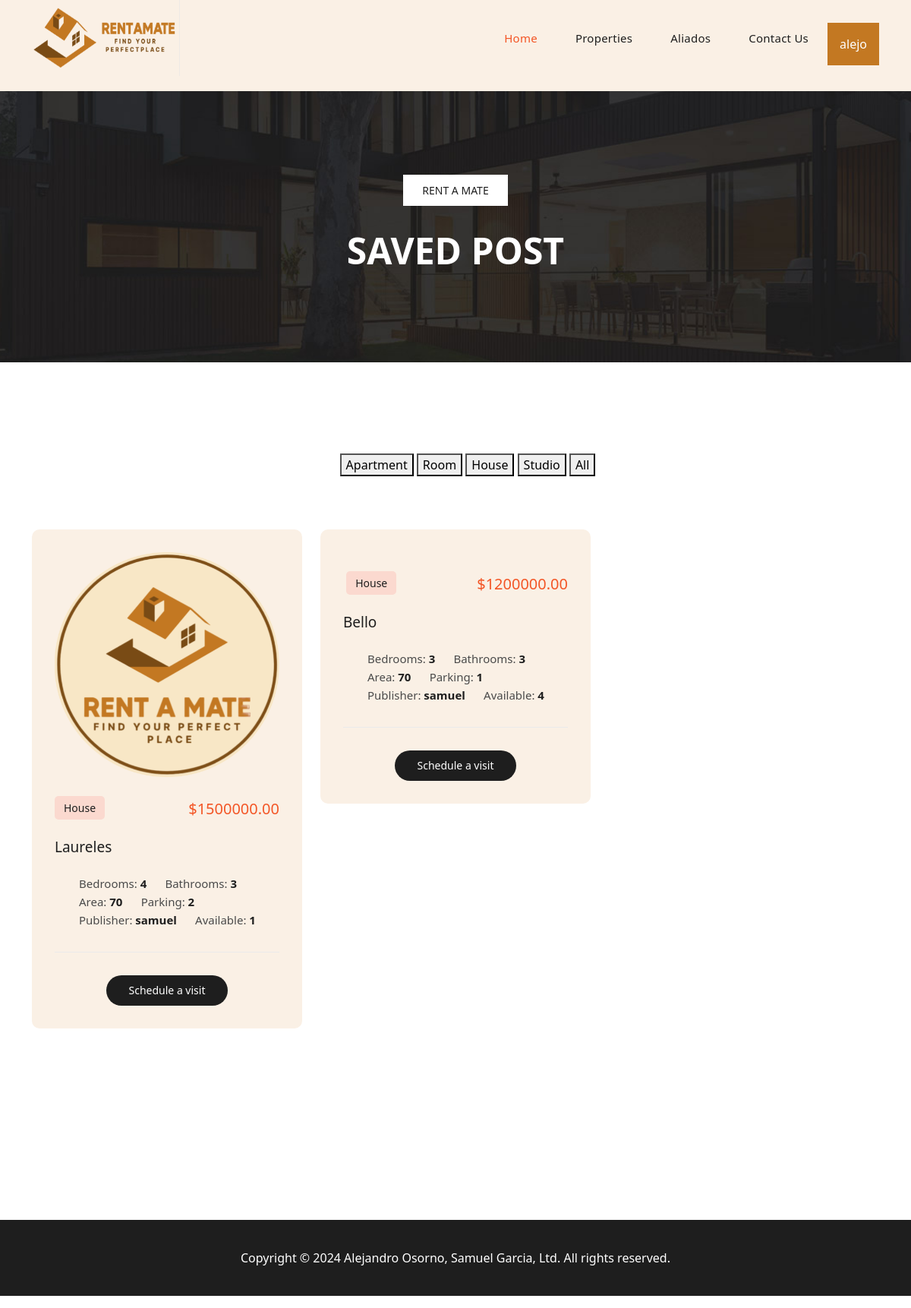
The page /saved/ (signed in) on the database its author committed.
### Publication/models.py (models this page shows, shortened)
class Posts(models.Model):
    publisher = models.ForeignKey(User, on_delete=models.CASCADE)
    acommodation = models.ForeignKey(Acommodation, on_delete=models.CASCADE, null=True)
    created_at = models.DateTimeField(auto_now_add=True)
    review = models.ForeignKey('Reviews', on_delete=models.CASCADE, null=True, blank=True)
    avaliability = models.BooleanField(default=True)

### Renters/models.py (models this page shows, shortened)
class Acommodation(models.Model):
    owner = models.ForeignKey(User, on_delete=models.CASCADE)
    title = models.CharField(max_length=100)
    PUBLICATION_CHOICES = [
        ('Apartment', 'Apartment'),
        ('Room', 'Room'),
        ('Studio', 'Studio'),
        ('House', 'House'),
    ]
    typo = models.CharField(max_length=10, choices=PUBLICATION_CHOICES)
    description = models.TextField()
    price = models.DecimalField(max_digits=10, decimal_places=2)
    location = models.CharField(max_length=100)
    bedrooms = models.IntegerField()
    bathrooms = models.IntegerField()
    parking_slots = models.IntegerField()
    area_m2 = models.IntegerField()
    image = models.ImageField(upload_to='static/media/Utility/Public/apartment_images-uploaded/')
    times_rented = models.IntegerField(default=0)
    created_at = models.DateTimeField(auto_now_add=True)

### Saved/views.py (the view)
# urls.py: path("saved/", savedViews.saved_list_view, name="saved")
def saved_list_view(request):
    data = get_object_or_404(Data, user=request.user)
    saved = data.saved_posts.all()
    return render(request, 'saved.html', {'saved': saved})

### Saved/templates/saved.html (shortened to what this page needs)
{% extends "base.html" %}
{% load static %}
{% block content %}
  <div class="page-heading header-text" style="background-image: url('{% static 'media/CoreMedia/Bg/page-heading-bg.jpg' %}')">
    <div class="container">
      <div class="row">
        <div class="col-lg-12">
          <span class="breadcrumb"><a href="#">Rent A Mate</a></span>
          <h3>Saved Post</h3>
        </div>
      </div>
    </div>
  </div>
  <div class="section properties">
    <div class="container">
      <ul class="properties-filter">
        <button onclick="location.href='{% url 'filter_posts' 'Apartment' %}'">Apartment</button>
        <button onclick="location.href='{% url 'filter_posts' 'Room' %}'">Room</button>
        <button onclick="location.href='{% url 'filter_posts' 'House' %}'">House</button>
        <button onclick="location.href='{% url 'filter_posts' 'Studio' %}'">Studio</button>
        <button onclick="location.href='{% url 'all-posts' %}'">All</button>
      </ul>
      <div class="row properties-box">
        {% if saved %}
          {% for post in saved %}
            <div class="col-lg-4 col-md-6 align-self-center mb-30 properties-items col-md-6 adv">
              <div class="item" style="background-color: #faf0e5">
                <a href="/login"><img src="{{ post.acommodation.image.url }}" alt=""></a>
                <span class="category">{{ post.acommodation.typo }}</span>
                <h6>${{ post.acommodation.price }}</h6>
                <h4><a href="/login">{{ post.acommodation.location }}</a></h4>
                <ul>
                  <li>Bedrooms: <span>{{ post.acommodation.bedrooms }}</span></li>
                  <li>Bathrooms: <span>{{ post.acommodation.bathrooms }}</span></li>
                  <li>Area: <span>{{ post.acommodation.area_m2 }}</span></li>
                  <li>Parking: <span>{{ post.acommodation.parking_slots }}</span></li>
                  <li>Publisher: <span>{{ post.publisher }}</span></li>
                  <li>Available: <span>{{ post.id }}</span></li>
                </ul>
                <div class="main-button">
                  <a href="/post/{{ post.id }}/">Schedule a visit</a>
                </div>
              </div>
            </div>
          {% endfor %}
        {% else %}
          <p>No saved posts found.</p>
        {% endif %}
      </div>
      <div class="row">
        <div class="col-lg-12">
        </div>
      </div>
    </div>
  </div>
{% endblock content %}

### templates/base.html (shortened to what this page needs)
{% load static %}
<!DOCTYPE html>
<html lang="en">
	<head>
		<link rel="stylesheet" href="{% static 'Styles/BaseStyles/templatemo-villa-agency.css' %}">
		<link rel="stylesheet" href="{% static 'vendor/bootstrap/css/bootstrap.min.css' %}">
		<link rel="stylesheet" href="{% static 'Styles/BaseStyles/fontawesome.css' %}">
		<link rel="stylesheet" href="{% static 'Styles/BaseStyles/owl.css' %}">
		<link rel="stylesheet" href="{% static 'Styles/BaseStyles/animate.css' %}">
		<link rel="stylesheet" href="https://unpkg.com/swiper@7/swiper-bundle.min.css"/>
	</head>
	<body>
		<header class="header-area header-sticky">
			<div class="container">
				<div class="row">
					<div class="col-12">
						<nav class="main-nav">
							<a href="/" class="logo">
								<img src="{% static 'media/Utility/Logotype/Rent-A-Mate_Logotype_Horizontal.png' %}" alt="" style="height:100px">
							</a>
							<ul class="nav">
								<li><a href="/core" class="active">Home</a></li>
								<li><a href="/properties">Properties</a></li>
								<li><a href="/productos-aliados">Aliados</a></li>
								<li><a href="/contact">Contact Us</a></li>
								{% if user.is_authenticated %}
									<div class="dropdown">
										<button class="dropbtn">{{ user.username }}</button>
									</div>
								{% else %}
									<li><a href="/register"><i class="fa fa-user"></i> Sign up</a></li>
									<li><a href="/login"><i class="fa fa-user"></i> Log in</a></li>
								{% endif %}
							</ul>
						</nav>
					</div>
				</div>
			</div>
		</header>
	{% block content %} {% endblock content %}
		<footer>
			<div class="container">
				<div class="col-lg-12">
					<p>Copyright © 2024 Alejandro Osorno, Samuel Garcia, Ltd. All rights reserved.</p>
				</div>
			</div>
		</footer>
	</body>
</html>

### static/Styles/BaseStyles/templatemo-villa-agency.css (style rules this page uses)
html, body, div, span, applet, object, iframe, h1, h2, h3, h4, h5, h6, p, blockquote, div pre, a, abbr, acronym, address, big, cite, code, del, dfn, em, font, img, ins, kbd, q, s, samp, small, strike, strong, sub, sup, tt, var, b, u, i, center, dl, dt, dd, ol, ul, li, figure, header, nav, section, article, aside, footer, figcaption { margin: 0; padding: 0; border: 0; outline: 0; }
ul, li { padding: 0; margin: 0; list-style: none; }
header, nav, section, article, aside, footer, hgroup { display: block; }
* { box-sizing: border-box; }
html, body { font-family: 'Poppins', sans-serif; -text-size-adjust: 100%; -webkit-font-smoothing: antialiased; -moz-osx-font-smoothing: grayscale; }
a { text-decoration: none !important; }
h1, h2, h3, h4, h5, h6 { color: #1e1e1e; margin-top: 0px; margin-bottom: 0px; font-weight: 700; }
ul { margin-bottom: 0px; }
p { font-size: 14px; line-height: 28px; color: #4a4a4a; }
img { width: 100%; overflow: hidden; }
html, body { font-family: 'Poppins', sans-serif; }
.section { margin-top: 120px; }
.main-button a { display: inline-block; background-color: #1e1e1e; color: #fff; font-size: 14px; font-weight: 500; height: 40px; line-height: 40px; padding: 0px 30px; border-radius: 25px; transition: all .3s; }
.header-area { position: relative; background-color: #faf0e5; height: 120px; z-index: 100; -webkit-transition: all .5s ease 0s; -moz-transition: all .5s ease 0s; -o-transition: all .5s ease 0s; transition: all .5s ease 0s; }
.header-area .main-nav { background: transparent; display: flex; }
.header-area .main-nav .logo { -webkit-transition: all 0.3s ease 0s; -moz-transition: all 0.3s ease 0s; -o-transition: all 0.3s ease 0s; transition: all 0.3s ease 0s; display: inline-block; }
.header-area .main-nav ul.nav { flex-basis: 100%; margin-top: 30px; justify-content: right; -webkit-transition: all 0.3s ease 0s; -moz-transition: all 0.3s ease 0s; -o-transition: all 0.3s ease 0s; transition: all 0.3s ease 0s; position: relative; z-index: 999; }
.header-area .main-nav .nav li { padding-left: 10px; padding-right: 10px; height: 100px; line-height: 100px; }
.header-area .main-nav .nav li a { display: block; padding-left: 20px; padding-right: 20px; font-weight: 500; font-size: 15px; height: 40px; line-height: 40px; text-transform: capitalize; color: #1e1e1e; -webkit-transition: all 0.4s ease 0s; -moz-transition: all 0.4s ease 0s; -o-transition: all 0.4s ease 0s; transition: all 0.4s ease 0s; border: transparent; letter-spacing: .25px; }
.header-area .main-nav .nav li a.active { color: #f35525; }
@media (max-width: 1200px) { .header-area .main-nav .nav li { padding-left: 5px; padding-right: 5px; } }
.properties .item { background-color: #fafafa; border-radius: 10px; padding: 30px; margin-bottom: 30px; }
.properties .item img { border-radius: 10px; }
.properties .item span.category { background-color: #fbd9cf; font-weight: 500; border-radius: 5px; font-size: 14px; color: #1e1e1e; padding: 5px 12px; display: inline-block; margin-top: 25px; }
.properties .item h4 { font-size: 19px; margin: 25px 0px; }
.properties .item h4 a { color: #1e1e1e; }
.properties .item ul li { display: inline-block; font-size: 15px; color: #4a4a4a; margin-right: 20px; }
.properties .item ul li span { font-weight: 600; color: #1e1e1e; }
.properties .item ul { border-bottom: 1px solid #eaeaea; margin-bottom: 30px; padding-bottom: 30px; }
.properties .item h6 { font-size: 20px; color: #f35525; margin-top: 6px; display: inline-block; float: right; margin-top: 30px; }
.properties .item .main-button { text-align: center; }
footer { margin-top: 150px; background-color: #1e1e1e; min-height: 100px; }
footer p { text-align: center; line-height: 100px; color: #fff; font-size: 16px; font-weight: 400; }
.page-heading { background-position: center bottom; background-repeat: no-repeat; background-size: cover; padding: 110px 0px; text-align: center; }
.page-heading span { background-color: #fff; color: #1e1e1e; font-size: 14px; font-weight: 500; text-transform: uppercase; padding: 10px 25px; display: inline-block; margin-bottom: 30px; }
.page-heading span a { color: #1e1e1e; }
.page-heading h3 { font-size: 48px; font-weight: 900; text-transform: uppercase; color: #fff; }
.properties ul.properties-filter { list-style: none; text-align: center; margin-bottom: 70px; }
body { overflow-x: hidden; }

### rows shown on the page
Posts: acommodation.image (picture), acommodation.typo "House", acommodation.price "1500000.00", acommodation.location "Laureles", acommodation.bedrooms "4", acommodation.bathrooms "3", acommodation.area_m2 "70", acommodation.parking_slots "2", publisher "samuel", id "1"
Posts: acommodation.typo "House", acommodation.price "1200000.00", acommodation.location "Bello", acommodation.bedrooms "3", acommodation.bathrooms "3", acommodation.area_m2 "70", acommodation.parking_slots "1", publisher "samuel", id "4"

### other values the page prints
{{ user.username }} "alejo"
